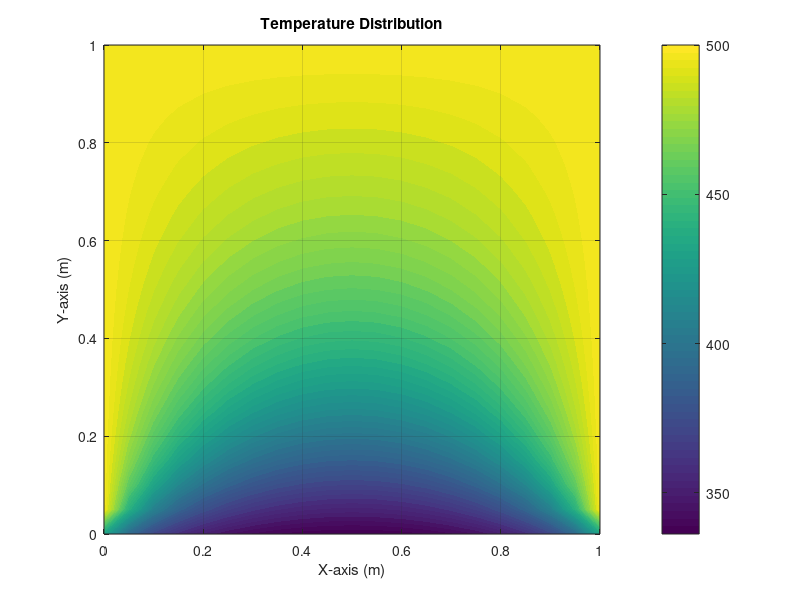

Reproduce this figure in MATLAB.
clc;            % Clear the command window
clear;          % Clear all variables from the workspace
close all;      % Close all figure windows
% grid poins for L = 1
m = 21; %grid pints along x direction
n = 21; %grid points along y direction
dx = 1.0 / (m - 1); % grid size along x direction
dy = 1.0 / (n - 1); % grid size along y direction
h = 10;  % convective heat transfer coefficient  
k = 1;   % conductive heat transfer coefficient  
tf = 300; % free stream temperature 

%  matrixcs for store the temperature values
T_old = zeros(m, n);
T_new = zeros(m, n);

% Coefficients temperature S,W,P,E,N
S = 1.0 / dy^2;
W = 1.0 / dx^2;
P = 2.0 * ((1.0 / dx^2) + (1.0 / dy^2));
E = 1.0 / dx^2;
N = 1.0 / dy^2;

% Initialize error and iteration count
e = 1; % Start with a large error to enter the loop
itr = 0;% To Know how much iteration was took

% Apply boundary conditions
for i = 1:m
    for j = 1:n
        if j == n
            T_new(i, j) = 500.0; % Right boundary
        elseif i == 1
            T_new(i, j) = 500.0; % Bottom boundary
        elseif i == m
            T_new(i, j) = 500.0; % Lower part boundary
        else
            T_new(i, j) = 0.0; 
        end
    end
end

% solve using jocobi iteration method

while e > 1e-8
  
    T_old = T_new; % replace old temperature with new temperature 

    
    for i = 2:(m - 1) 
        for j = 2:(n - 1) 
            T_new(i, j) = (1.0 / P) * ( ...
                + S * T_old(i, j - 1) ...
                + W * T_old(i - 1, j) ...
                + E * T_old(i + 1, j) ...
                + N * T_old(i, j + 1));
        end
    end

    
    % Mixed or convective boundary condition at the bottom wall (j = 1)
for i = 1:m
    T_new(i, 1) = (T_new(i, 2)+(h*dy/k)*tf) / (1 +  (h * dy / k));
end

    % Calculate the error

    e = 0; 

    for i = 1:m
        for j = 1:n
            e = e + (T_new(i, j) - T_old(i, j))^2;
        end
    end

    e = sqrt(e / (m * n));

    % Increment iteration count

    itr = itr + 1;
end

% Display results

disp(['Converged in ', num2str(itr), ' iterations.']);
disp(['Final Error: ', num2str(e)]);

% Generate grid for plotting
x = linspace(0, 1, m);
y = linspace(0, 1, n);
[X, Y] = meshgrid(x, y);

% Plot temperature contours as filled color regions
figure;
contourf(X, Y, T_new', 50, 'LineStyle', 'none'); % Transpose T_new for correct orientation
colorbar;
caxis([min(T_new(:)), max(T_new(:))]); % Set color scale to data range
title('Temperature Distribution');
xlabel('X-axis (m)');
ylabel('Y-axis (m)');
grid on;
